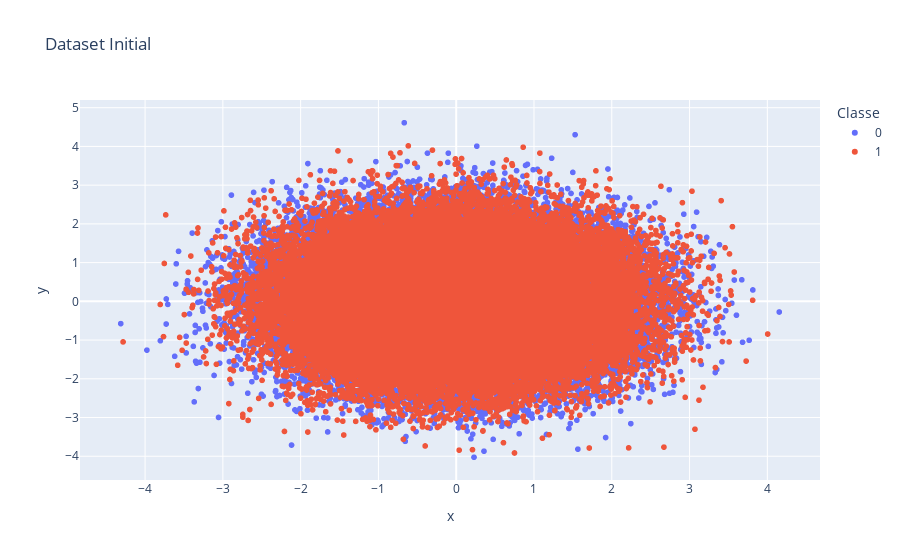
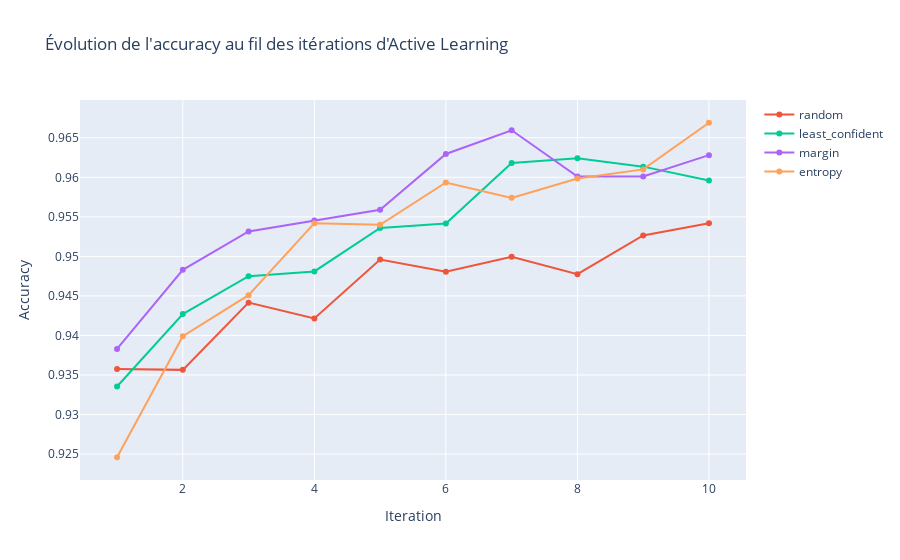
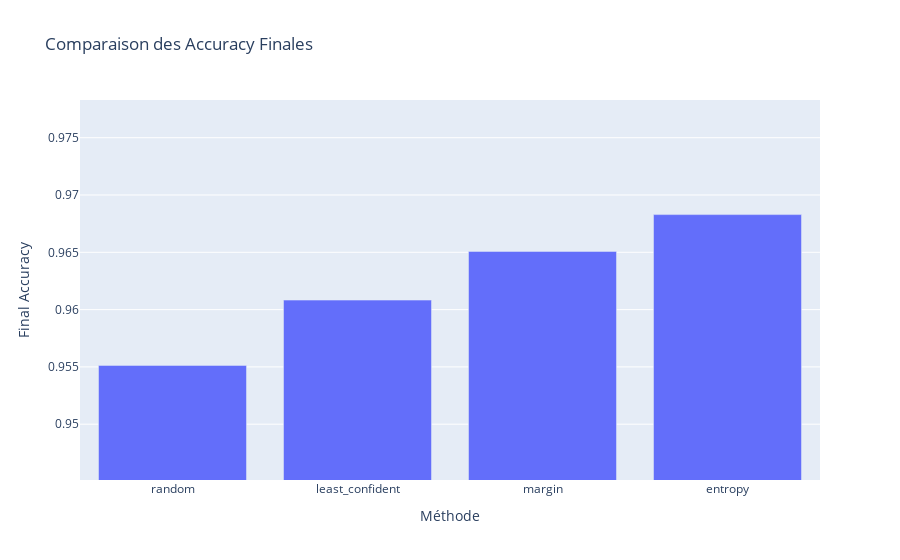
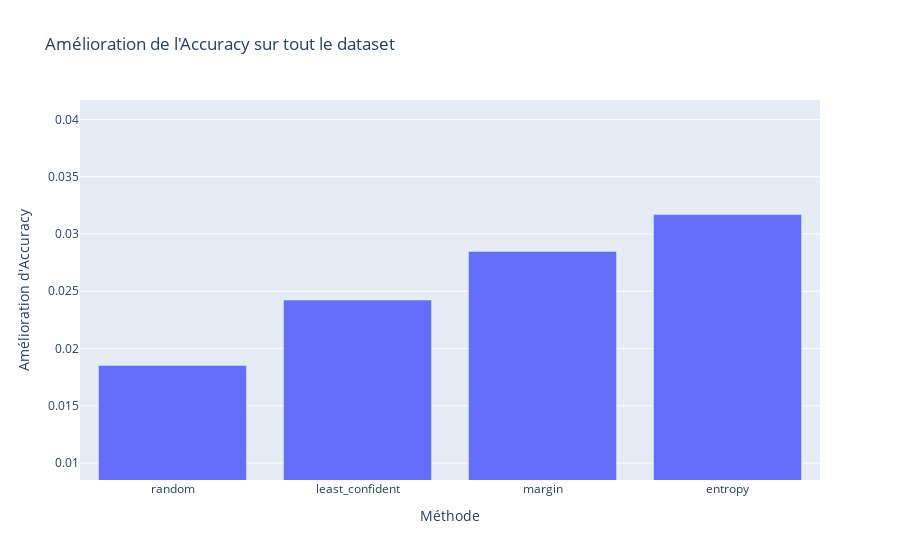

Write notebook code for charts like these, in order.
### Code cell
# === Paramètres ===
n_samples = 100000  # Nombre total d'échantillons
n_features = 10  # Nombre de features
n_classes = 2  # Nombre de classes
n_redundant = 0  # Nombre de features redondantes
n_iterations = 10  # Nombre d'itérations d'Active Learning
batch_size = int(n_samples / 1000)  # Taille du batch d'échantillons ajoutés à chaque itération
methods = ["random", "least_confident", "margin", "entropy"]  # Méthodes d'incertitude

# === Chargement du dataset ===
X, y = generate_dataset(n_samples, n_features, n_classes, n_redundant)
fig = px.scatter(x=X[:, 0], y=X[:, 1], color=y.astype(str), title="Dataset Initial",
                 labels={"color": "Classe"})
fig.show()

X_train, X_pool, y_train, y_pool, X_test, y_test = split_dataset(X, y)

# Affichage des tailles des ensembles
total_size = np.shape(X)[0]
print(f"Taille de l'ensemble total: {total_size}")
print(f"Taille de l'ensemble labellisé: {np.shape(X_train)[0]}")
print(f"Taille de l'ensemble non-labellisé: {np.shape(X_pool)[0]}")
print(f"Taille de l'ensemble de test: {np.shape(X_test)[0]}")

print(f"Nb d'itérations: {n_iterations}")
print(f"Nb de données labellisées en plus à chaque itération: {batch_size}")

# === Initialisation des variables ===
accuracies = {method: [] for method in methods}
final_accuracies = {}

# Évaluation initiale
y_pred_initial = RandomForestClassifier().fit(X_train, y_train).predict(X)
initial_accuracy = accuracy_score(y, y_pred_initial)

# === Fonctions pour Active Learning ===
def train_and_evaluate(X_train, y_train, X_test, y_test):
    model = RandomForestClassifier()
    model.fit(X_train, y_train)
    y_pred = model.predict(X_test)
    return model, accuracy_score(y_test, y_pred)

def select_uncertain_samples(model, X_pool, method, batch_size):
    probabilities = model.predict_proba(X_pool)
    uncertainties = calculate_uncertainty(probabilities, method=method)
    if method == "margin":
        return np.argsort(uncertainties)[:batch_size]
    else:
        return np.argsort(uncertainties)[-batch_size:]

def update_labeled_unlabeled_sets(X_train, y_train, X_pool, y_pool, uncertain_indices):
    X_train = np.vstack((X_train, X_pool[uncertain_indices]))
    y_train = np.hstack((y_train, y_pool[uncertain_indices]))
    
    mask = np.ones(len(X_pool), dtype=bool)
    mask[uncertain_indices] = False
    X_pool, y_pool = X_pool[mask], y_pool[mask]
    
    return X_train, y_train, X_pool, y_pool

# === Boucle principale d'Active Learning ===
for method in methods:
    X_train_temp, y_train_temp = X_train.copy(), y_train.copy()
    X_pool_temp, y_pool_temp = X_pool.copy(), y_pool.copy()
    
    for i in range(n_iterations):
        model, acc = train_and_evaluate(X_train_temp, y_train_temp, X_test, y_test)
        accuracies[method].append(acc)
        
        uncertain_indices = select_uncertain_samples(model, X_pool_temp, method, batch_size)
        X_train_temp, y_train_temp, X_pool_temp, y_pool_temp = update_labeled_unlabeled_sets(
            X_train_temp, y_train_temp, X_pool_temp, y_pool_temp, uncertain_indices
        )
        
        print(f"{method} - Iteration {i+1}: {len(X_train_temp)} samples labeled, Accuracy: {acc:.4f}")
    
    final_accuracies[method] = accuracy_score(y, model.predict(X))
    print(f"Final Accuracy ({method}): {final_accuracies[method]:.4f}")

# === Affichage des résultats ===
fig = px.line(title="Évolution de l'accuracy au fil des itérations d'Active Learning")
for method in methods:
    fig.add_scatter(x=list(range(1, n_iterations + 1)), y=accuracies[method], mode='lines+markers', name=method)
fig.update_layout(xaxis_title="Iteration", yaxis_title="Accuracy")
fig.show()

# Comparaison des accuracy finales
fig = px.bar(x=methods, y=[final_accuracies[m] for m in methods], labels={"x": "Méthode", "y": "Final Accuracy"},
             title="Comparaison des Accuracy Finales")
fig.update_layout(yaxis=dict(range=[min(final_accuracies.values()) - 0.01, max(final_accuracies.values()) + 0.01]))
fig.show()

# Comparaison de l'amélioration de l'accuracy
accuracy_improvements = {method: final_accuracies[method] - initial_accuracy for method in methods}
fig = px.bar(x=methods, y=[accuracy_improvements[m] for m in methods], labels={"x": "Méthode", "y": "Amélioration d'Accuracy"},
             title="Amélioration de l'Accuracy sur tout le dataset")
fig.update_layout(yaxis=dict(range=[min(accuracy_improvements.values()) - 0.01, max(accuracy_improvements.values()) + 0.01]))
fig.show()

print(f"Initial Accuracy: {initial_accuracy:.4f}")
for method in methods:
    print(f"Accuracy Improvement ({method}): {accuracy_improvements[method]:.4f}")

### Figure 1 — Plotly figure (JSON) as saved in the notebook; plotly's stock layout.template omitted (floating-point values rounded to 4 significant figures; data arrays with more than 128 entries replaced by an {"elided": "..."} marker saying what was removed)
{"data": [{"hovertemplate": "Classe=0<br>x=%{x}<br>y=%{y}<extra></extra>", "legendgroup": "0", "marker": {"color": "#636efa", "symbol": "circle"}, "mode": "markers", "name": "0", "showlegend": true, "type": "scattergl", "x": {"elided": "49968 float values"}, "xaxis": "x", "y": {"elided": "49968 float values"}, "yaxis": "y"}, {"hovertemplate": "Classe=1<br>x=%{x}<br>y=%{y}<extra></extra>", "legendgroup": "1", "marker": {"color": "#EF553B", "symbol": "circle"}, "mode": "markers", "name": "1", "showlegend": true, "type": "scattergl", "x": {"elided": "50032 float values"}, "xaxis": "x", "y": {"elided": "50032 float values"}, "yaxis": "y"}], "layout": {"legend": {"title": {"text": "Classe"}, "tracegroupgap": 0}, "title": {"text": "Dataset Initial"}, "xaxis": {"anchor": "y", "domain": [0, 1], "title": {"text": "x"}}, "yaxis": {"anchor": "x", "domain": [0, 1], "title": {"text": "y"}}}}

### Figure 2 — Plotly figure (JSON) as saved in the notebook; plotly's stock layout.template omitted (floating-point values rounded to 4 significant figures)
{"data": [{"hovertemplate": "<extra></extra>", "legendgroup": "", "line": {"color": "#636efa", "dash": "solid"}, "marker": {"symbol": "circle"}, "mode": "lines", "name": "", "orientation": "v", "showlegend": false, "type": "scatter", "xaxis": "x", "yaxis": "y"}, {"mode": "lines+markers", "name": "random", "type": "scatter", "x": [1, 2, 3, 4, 5, 6, 7, 8, 9, 10], "y": [0.9357, 0.9356, 0.9442, 0.9422, 0.9496, 0.948, 0.9499, 0.9477, 0.9526, 0.9542]}, {"mode": "lines+markers", "name": "least_confident", "type": "scatter", "x": [1, 2, 3, 4, 5, 6, 7, 8, 9, 10], "y": [0.9335, 0.9427, 0.9475, 0.9481, 0.9536, 0.9542, 0.9618, 0.9624, 0.9614, 0.9596]}, {"mode": "lines+markers", "name": "margin", "type": "scatter", "x": [1, 2, 3, 4, 5, 6, 7, 8, 9, 10], "y": [0.9383, 0.9483, 0.9532, 0.9546, 0.9559, 0.9629, 0.9659, 0.9601, 0.9601, 0.9628]}, {"mode": "lines+markers", "name": "entropy", "type": "scatter", "x": [1, 2, 3, 4, 5, 6, 7, 8, 9, 10], "y": [0.9246, 0.9399, 0.9451, 0.9542, 0.954, 0.9594, 0.9574, 0.9598, 0.961, 0.9669]}], "layout": {"legend": {"tracegroupgap": 0}, "title": {"text": "Évolution de l'accuracy au fil des itérations d'Active Learning"}, "xaxis": {"anchor": "y", "domain": [0, 1], "title": {"text": "Iteration"}}, "yaxis": {"anchor": "x", "domain": [0, 1], "title": {"text": "Accuracy"}}}}

### Figure 3 — Plotly figure (JSON) as saved in the notebook; plotly's stock layout.template omitted (floating-point values rounded to 4 significant figures)
{"data": [{"hovertemplate": "Méthode=%{x}<br>Final Accuracy=%{y}<extra></extra>", "legendgroup": "", "marker": {"color": "#636efa", "pattern": {"shape": ""}}, "name": "", "orientation": "v", "showlegend": false, "textposition": "auto", "type": "bar", "x": ["random", "least_confident", "margin", "entropy"], "xaxis": "x", "y": [0.9551, 0.9608, 0.9651, 0.9683], "yaxis": "y"}], "layout": {"barmode": "relative", "legend": {"tracegroupgap": 0}, "title": {"text": "Comparaison des Accuracy Finales"}, "xaxis": {"anchor": "y", "domain": [0, 1], "title": {"text": "Méthode"}}, "yaxis": {"anchor": "x", "domain": [0, 1], "range": [0.9451, 0.9783], "title": {"text": "Final Accuracy"}}}}

### Figure 4 — Plotly figure (JSON) as saved in the notebook; plotly's stock layout.template omitted (floating-point values rounded to 4 significant figures)
{"data": [{"hovertemplate": "Méthode=%{x}<br>Amélioration d'Accuracy=%{y}<extra></extra>", "legendgroup": "", "marker": {"color": "#636efa", "pattern": {"shape": ""}}, "name": "", "orientation": "v", "showlegend": false, "textposition": "auto", "type": "bar", "x": ["random", "least_confident", "margin", "entropy"], "xaxis": "x", "y": [0.01853, 0.02423, 0.02848, 0.03169], "yaxis": "y"}], "layout": {"barmode": "relative", "legend": {"tracegroupgap": 0}, "title": {"text": "Amélioration de l'Accuracy sur tout le dataset"}, "xaxis": {"anchor": "y", "domain": [0, 1], "title": {"text": "Méthode"}}, "yaxis": {"anchor": "x", "domain": [0, 1], "range": [0.00853, 0.04169], "title": {"text": "Amélioration d'Accuracy"}}}}
